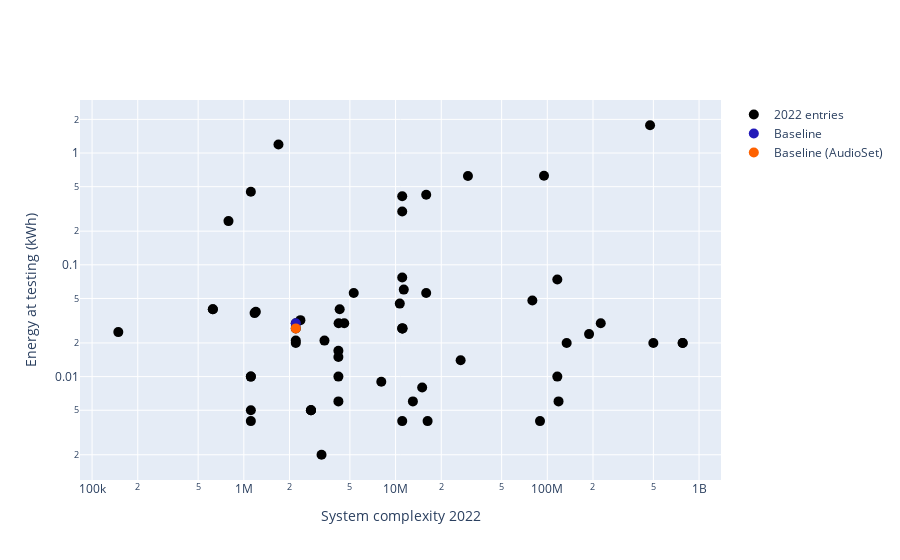
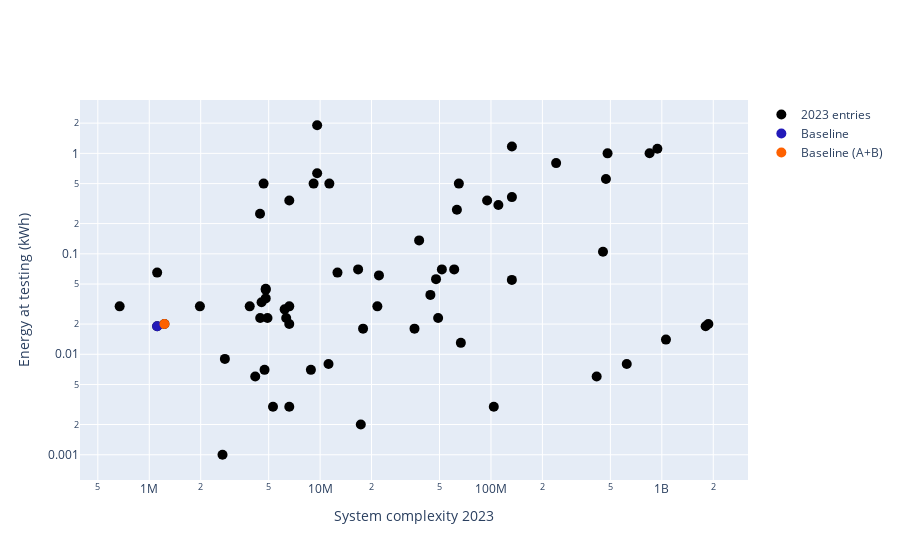

The cell these charts' notebook holds for them, in order:
### Markdown cell above
The plots show that the system complexity tends to increase during the years, as well as the energy consumed at training. From the plot is also possible to observe that there is not a straightforward relation between system complexity and energy consumption at training. In fact, there are several systems with complexity in terms of parameters higher than 100 M which energy impact is less compared to a system complexity of 1 M. It is not possible to make any conclusion in terms of the relation between system complexity and energy consumption.

### Code cell
# Specify the columns to consider from the dataframes
df_y = 'energy_test'

for df, year in zip([df_22, df_23], [2022, 2023]):
    x_axes_lab = f'System complexity {year}'
    y_axes_lab = 'Energy at testing (kWh)'
    fig = scatter_all(df, df_x, df_y, x_axes_lab, y_axes_lab, text, add_base=True, year=year, show=False)
    
    fig.show()
    
    file_name = os.path.join(fig_dir, f'systemCompl-energyTest_{year}.pdf')
    save_image(fig, file_name)

### Figure 1 — Plotly figure (JSON) as saved in the notebook; plotly's stock layout.template omitted (floating-point values rounded to 4 significant figures)
{"data": [{"marker": {"color": "black", "size": 10}, "mode": "markers", "name": "2022 entries", "text": ["Zhang_UCAS_task4_2", "Zhang_UCAS_task4_3", "Zhang_UCAS_task4_4", "Liu_NSYSU_task4_2", "Liu_NSYSU_task4_3", "Huang_NSYSU_task4_1", "Liu_NSYSU_task4_4", "Suh_ReturnZero_task4_2", "Suh_ReturnZero_task4_3", "Liu_SRCN_task4_2", "Liu_SRCN_task4_4", "Liu_SRCN_task4_3", "Kim_LGE_task4_1", "Ryu_Deeply_task4_1", "Ryu_Deeply_task4_2", "Giannakopoulos_UNIPI_task4_2", "KIM_HYU_task4_2", "KIM_HYU_task4_4", "KIM_HYU_task4_1", "KIM_HYU_task4_3", "Baseline", "Dinkel_XiaoRice_task4_2", "Hao_UNISOC_task4_3", "Khandelwal_FMSG-NTU_task4_1", "Khandelwal_FMSG-NTU_task4_2", "Khandelwal_FMSG-NTU_task4_3", "Khandelwal_FMSG-NTU_task4_4", "deBenito_AUDIAS_task4_4", "deBenito_AUDIAS_task4_1", "Li_WU_task4_4", "Li_WU_task4_2", "Li_WU_task4_3", "Li_WU_task4_1", "Kim_GIST_task4_3", "Kim_GIST_task4_4", "Ebbers_UPB_task4_4", "Ebbers_UPB_task4_2", "Ebbers_UPB_task4_1", "Ebbers_UPB_task4_3", "Xu_SRCB-BIT_task4_2", "Xu_SRCB-BIT_task4_3", "Xu_SRCB-BIT_task4_4", "Nam_KAIST_task4_SED_2", "Blakala_SRPOL_task4_3", "Blakala_SRPOL_task4_1", "Blakala_SRPOL_task4_2", "Li_USTC_task4_SED_1", "Li_USTC_task4_SED_4", "He_BYTEDANCE_task4_4", "He_BYTEDANCE_task4_1", "Li_ICT-TOSHIBA_task4_2", "Li_ICT-TOSHIBA_task4_4", "Baseline (AudioSet)", "Kim_CAUET_task4_1", "Kim_CAUET_task4_2", "Kim_CAUET_task4_3", "Li_XJU_task4_1", "Li_XJU_task4_3", "Li_XJU_task4_4", "Li_XJU_task4_2"], "type": "scatter", "x": [11325746, 4282496, 2359672, 3251508, 16257540, 14973876, 13006032, 116400000, 116400000, 89500000, 79700000, 11061000, 11061000, 625000, 625000, 4213258, 1112420, 1112420, 1112420, 1112420, 2200000, 148852, 4590228, 2770884, 118567907, 2770884, 2770884, 10659182, 15911270, 475547380, 29986148, 95109476, 1112420, 1691694, 792228, 134119060, 499812480, 779623240, 780237640, 11066748, 11117798, 11081958, 11061468, 1200000, 1177663, 5300000, 26842020, 8052606, 15919068, 11061468, 224997445, 188469803, 2200000, 3400000, 2200000, 2200000, 4200000, 4200000, 4200000, 4200000], "xaxis": "x", "y": [0.06, 0.04, 0.032, 0.002, 0.004, 0.008, 0.006, 0.01, 0.074, 0.004, 0.048, 0.004, 0.3, 0.04, 0.04, 0.03, 0.01, 0.004, 0.01, 0.005, 0.03, 0.025, 0.03, 0.005, 0.006, 0.005, 0.005, 0.045, 0.056, 1.772, 0.624, 0.626, 0.45, 1.19, 0.246, 0.02, 0.02, 0.02, 0.02, 0.027, 0.027, 0.027, 0.077, 0.038, 0.037, 0.056, 0.014, 0.009, 0.424, 0.41, 0.03, 0.024, 0.027, 0.021, 0.021, 0.02, 0.017, 0.01, 0.015, 0.006], "yaxis": "y"}, {"marker": {"color": "#231AB9", "size": 10}, "mode": "markers", "name": "Baseline", "text": "Baseline", "type": "scatter", "x": [2200000], "xaxis": "x", "y": [0.03], "yaxis": "y"}, {"marker": {"color": "#FE6100", "size": 10}, "mode": "markers", "name": "Baseline (AudioSet)", "text": "Baseline (AudioSet)", "type": "scatter", "x": [2200000], "xaxis": "x", "y": [0.027], "yaxis": "y"}], "layout": {"autosize": true, "showlegend": true, "title": {"x": 0.23}, "xaxis": {"anchor": "y", "autorange": true, "domain": [0, 1], "range": [4.932, 9.133], "title": {"text": "System complexity 2022"}, "type": "log"}, "yaxis": {"anchor": "x", "autorange": true, "domain": [0, 1], "range": [-3.0, 0.5491], "title": {"text": "Energy at testing (kWh)"}, "type": "log"}}}

### Figure 2 — Plotly figure (JSON) as saved in the notebook; plotly's stock layout.template omitted (floating-point values rounded to 4 significant figures)
{"data": [{"marker": {"color": "black", "size": 10}, "mode": "markers", "name": "2023 entries", "text": ["Baseline_task4a_1", "Baseline_task4a_2", "Li_USTC_task4a_5", "Li_USTC_task4a_7", "Liu_NSYSU_task4a_3", "Liu_NSYSU_task4a_4", "Lee_CAUET_task4a_1", "Lee_CAUET_task4a_2", "Cheimariotis_DUTH_task4a_1", "Cheimariotis_DUTH_task4a_2", "Chen_CHT_task4a_1", "Chen_CHT_task4a_2", "Xiao_FMSG_task4a_1", "Xiao_FMSG_task4a_2", "Xiao_FMSG_task4a_3", "Xiao_FMSG_task4a_4", "Guan_HIT_task4a_3", "Wang_XiaoRice_task4a_1", "Zhang_IOA_task4a_5", "Zhang_IOA_task4a_6", "Zhang_IOA_task4a_7", "Wu_NCUT_task4a_1", "Barahona_AUDIAS_task4a_1", "Barahona_AUDIAS_task4a_3", "Gan_NCUT_task4a_1", "Liu_SRCN_task4a_4", "Kim_GIST-HanwhaVision_task4a_1", "Kim_GIST-HanwhaVision_task4a_2", "Kim_GIST-HanwhaVision_task4a_3", "Wenxin_TJU_task4a_5", "Wenxin_TJU_task4a_7", "Li_USTC_task4a_1", "Li_USTC_task4a_2", "Liu_NSYSU_task4a_1", "Liu_NSYSU_task4a_2", "Liu_NSYSU_task4a_5", "Chen_CHT_task4a_3", "Chen_CHT_task4a_4", "Xiao_FMSG_task4a_5", "Xiao_FMSG_task4a_6", "Xiao_FMSG_task4a_7", "Xiao_FMSG_task4a_8", "Guan_HIT_task4a_1", "Guan_HIT_task4a_2", "Guan_HIT_task4a_5", "Wang_XiaoRice_task4a_2", "Wang_XiaoRice_task4a_3", "Zhang_IOA_task4a_1", "Zhang_IOA_task4a_2", "Zhang_IOA_task4a_3", "Wu_NCUT_task4a_2", "Barahona_AUDIAS_task4a_5", "Barahona_AUDIAS_task4a_7", "Gan_NCUT_task4a_2", "Gan_NCUT_task4a_3", "Liu_SRCN_task4a_1", "Liu_SRCN_task4a_2", "Liu_SRCN_task4a_3", "Kim_GIST-HanwhaVision_task4a_4", "Kim_GIST-HanwhaVision_task4a_5", "Kim_GIST-HanwhaVision_task4a_6", "Wenxin_TJU_task4a_1", "Wenxin_TJU_task4a_2", "Wenxin_TJU_task4a_3"], "type": "scatter", "x": [1112420, 1227236, 103884000, 2684000, 6600000, 22100000, 6200000, 6600000, 6600000, 6600000, 4920104, 6329384, 2770884, 8832068, 4729412, 4171844, 4460124, 671000, 11325746, 9160520, 4670390, 17307000, 1112420, 12637170, 11200000, 5300000, 4542556, 4804956, 4804956, 47700000, 44200000, 623304000, 415536000, 132600000, 132600000, 110500000, 37976304, 94940760, 21629908, 51596456, 16687376, 60916904, 17840496, 35680992, 49061364, 3873000, 1979000, 240652180, 64870560, 481304360, 66637000, 4449680, 63185850, 132500000, 452500000, 1804800000, 1057200000, 1872000000, 4804956, 9609912, 9609912, 942000000, 471000000, 847800000], "xaxis": "x", "y": [0.019, 0.02, 0.003, 0.001, 0.003, 0.061, 0.028, 0.02, 0.03, 0.34, 0.023, 0.023, 0.009, 0.007, 0.007, 0.006, 0.023, 0.03, 0.5, 0.5, 0.5, 0.002, 0.065, 0.065, 0.008, 0.003, 0.033, 0.045, 0.036, 0.056, 0.039, 0.008, 0.006, 1.17, 0.367, 0.306, 0.136, 0.339, 0.03, 0.07, 0.07, 0.07, 0.018, 0.018, 0.023, 0.03, 0.03, 0.8, 0.5, 1, 0.013, 0.251, 0.275, 0.055, 0.105, 0.019, 0.014, 0.02, 0.044, 1.905, 0.635, 1.112, 0.556, 1.001], "yaxis": "y"}, {"marker": {"color": "#231AB9", "size": 10}, "mode": "markers", "name": "Baseline", "text": "Baseline", "type": "scatter", "x": [1112420], "xaxis": "x", "y": [0.019], "yaxis": "y"}, {"marker": {"color": "#FE6100", "size": 10}, "mode": "markers", "name": "Baseline (A+B)", "text": "Baseline (A+B)", "type": "scatter", "x": [1227236], "xaxis": "x", "y": [0.02], "yaxis": "y"}], "layout": {"autosize": true, "showlegend": true, "title": {"x": 0.23}, "xaxis": {"anchor": "y", "autorange": true, "domain": [0, 1], "range": [5.604, 9.495], "title": {"text": "System complexity 2023"}, "type": "log"}, "yaxis": {"anchor": "x", "autorange": true, "domain": [0, 1], "range": [-3.335, 0.6145], "title": {"text": "Energy at testing (kWh)"}, "type": "log"}}}
